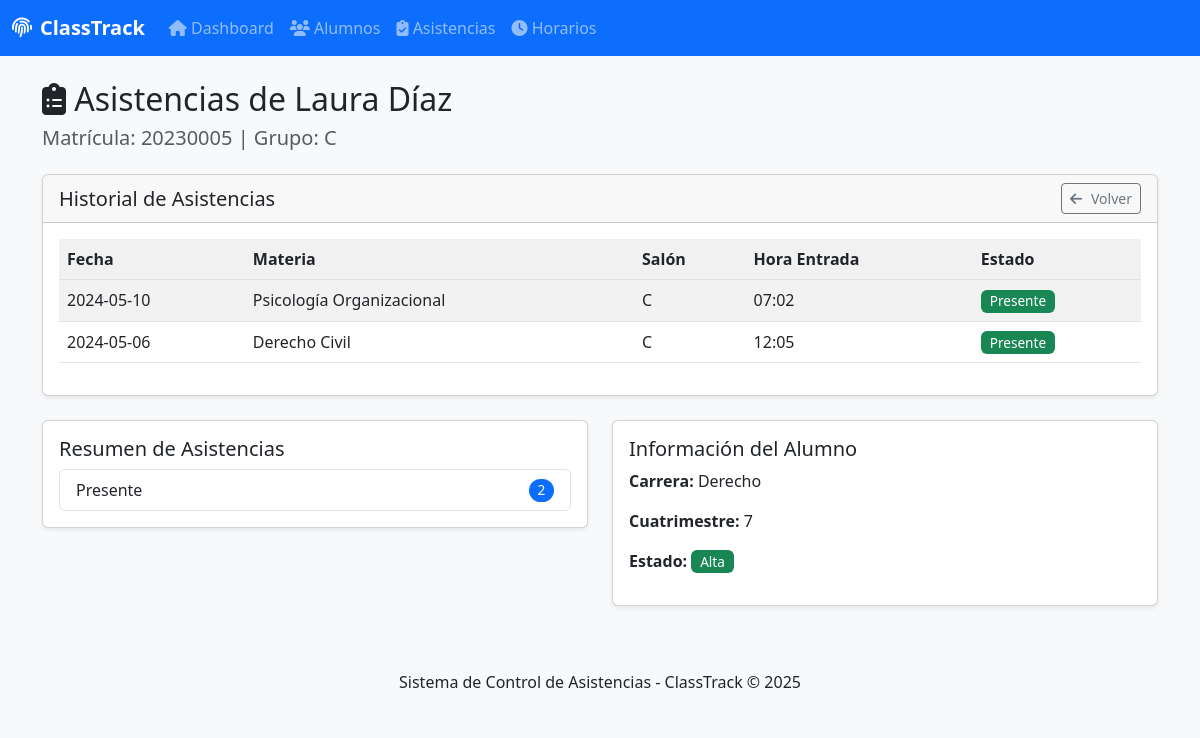
Page /panel-asistencias/alumno_asistencias.php?id=5 on the committed database.
### tables this page shows
CREATE TABLE alumnos (
  id_alumno int(11) NOT NULL,
  nombre varchar(50) NOT NULL,
  apellido_paterno varchar(50) NOT NULL,
  apellido_materno varchar(50) NOT NULL,
  matricula varchar(30) NOT NULL,
  id_huella int(11) NOT NULL,
  carrera varchar(100) NOT NULL,
  cuatrimestre int(11) NOT NULL,
  grupo char(1) NOT NULL,
  correo_institucional varchar(100) NOT NULL,
  correo_personal varchar(100) DEFAULT NULL,
  telefono varchar(20) DEFAULT NULL,
  modalidad enum('Escolarizada','Ejecutiva','Dominical') NOT NULL DEFAULT 'Escolarizada',
  deuda tinyint(1) DEFAULT 0,
  estado enum('Alta','Baja','Indeterminado') DEFAULT 'Alta'
);

CREATE TABLE asistencias (
  id_asistencia int(11) NOT NULL,
  id_alumno int(11) NOT NULL,
  id_materia int(11) NOT NULL,
  id_salon int(11) NOT NULL,
  fecha date NOT NULL,
  hora_entrada time NOT NULL,
  estado_asistencia enum('Presente','Tarde','Ausente') DEFAULT 'Presente'
);

CREATE TABLE materias (
  id_materia int(11) NOT NULL,
  nombre varchar(100) NOT NULL,
  clave varchar(30) NOT NULL
);

CREATE TABLE salones (
  id_salon int(11) NOT NULL,
  nombre char(1) NOT NULL,
  capacidad int(11) NOT NULL
);

### panel-asistencias/alumno_asistencias.php (the view, shortened to what this page needs)
<?php
require_once 'config.php';
require_once 'includes/header.php';
$id_alumno = isset($_GET['id']) ? intval($_GET['id']) : 0;
$alumno = $conn->query("SELECT * FROM alumnos WHERE id_alumno = $id_alumno")->fetch_assoc();
$query = "SELECT a.*, m.nombre as materia, s.nombre as salon
          FROM asistencias a
          JOIN materias m ON a.id_materia = m.id_materia
          JOIN salones s ON a.id_salon = s.id_salon
          WHERE a.id_alumno = $id_alumno
          ORDER BY a.fecha DESC, a.hora_entrada DESC";
$asistencias = $conn->query($query);
?>
<h2><i class="fas fa-clipboard-list"></i> Asistencias de <?= htmlspecialchars($alumno['nombre']) ?> <?= htmlspecialchars($alumno['apellido_paterno']) ?></h2>
<h5 class="text-muted mb-4">Matrícula: <?= htmlspecialchars($alumno['matricula']) ?> | Grupo: <?= htmlspecialchars($alumno['grupo']) ?></h5>
<div class="card mb-4">
    <div class="card-header">
        <div class="row align-items-center">
            <div class="col-md-6">
                <h5 class="mb-0">Historial de Asistencias</h5>
            </div>
            <div class="col-md-6 text-end">
                <a href="alumnos.php" class="btn btn-sm btn-outline-secondary">
                    <i class="fas fa-arrow-left"></i> Volver
                </a>
            </div>
        </div>
    </div>
    <div class="card-body">
        <?php if ($asistencias->num_rows > 0): ?>
            <div class="table-responsive">
                <table class="table table-striped table-hover">
                    <thead>
                        <tr>
                            <th>Fecha</th>
                            <th>Materia</th>
                            <th>Salón</th>
                            <th>Hora Entrada</th>
                            <th>Estado</th>
                        </tr>
                    </thead>
                    <tbody>
                        <?php while ($asistencia = $asistencias->fetch_assoc()): ?>
                            <tr>
                                <td><?= $asistencia['fecha'] ?></td>
                                <td><?= htmlspecialchars($asistencia['materia']) ?></td>
                                <td><?= htmlspecialchars($asistencia['salon']) ?></td>
                                <td><?= substr($asistencia['hora_entrada'], 0, 5) ?></td>
                                <td>
                                    <span class="badge bg-<?=
                                        $asistencia['estado_asistencia'] == 'Presente' ? 'success' :
                                        ($asistencia['estado_asistencia'] == 'Tarde' ? 'warning' : 'danger')
                                    ?>">
                                        <?= $asistencia['estado_asistencia'] ?>
                                    </span>
                                </td>
                            </tr>
                        <?php endwhile; ?>
                    </tbody>
                </table>
            </div>
        <?php else: ?>
            <div class="alert alert-info">
                No se encontraron registros de asistencia para este alumno.
            </div>
        <?php endif; ?>
    </div>
</div>
<div class="row">
    <div class="col-md-6">
        <div class="card">
            <div class="card-body">
                <h5 class="card-title">Resumen de Asistencias</h5>
                <?php
                $resumen = $conn->query("
                    SELECT estado_asistencia, COUNT(*) as total
                    FROM asistencias
                    WHERE id_alumno = $id_alumno
                    GROUP BY estado_asistencia
                ");
                if ($resumen->num_rows > 0): ?>
                    <ul class="list-group">
                        <?php while ($row = $resumen->fetch_assoc()): ?>
                            <li class="list-group-item d-flex justify-content-between align-items-center">
                                <?= $row['estado_asistencia'] ?>
                                <span class="badge bg-primary rounded-pill"><?= $row['total'] ?></span>
                            </li>
                        <?php endwhile; ?>
                    </ul>
                <?php else: ?>
                    <p class="text-muted">No hay datos de asistencia registrados</p>
                <?php endif; ?>
            </div>
        </div>
    </div>
    <div class="col-md-6">
        <div class="card">
            <div class="card-body">
                <h5 class="card-title">Información del Alumno</h5>
                <p><strong>Carrera:</strong> <?= htmlspecialchars($alumno['carrera']) ?></p>
                <p><strong>Cuatrimestre:</strong> <?= $alumno['cuatrimestre'] ?></p>
                <p><strong>Estado:</strong>
                    <span class="badge bg-<?=
                        $alumno['estado'] == 'Alta' ? 'success' :
                        ($alumno['estado'] == 'Baja' ? 'danger' : 'warning')
                    ?>">
                        <?= $alumno['estado'] ?>
                    </span>
                </p>
            </div>
        </div>
    </div>
</div>
<?php require_once 'includes/footer.php'; ?>

### panel-asistencias/css/styles.css (style rules this page uses)
body { background-color: #f8f9fa; }
.card { box-shadow: 0 0.125rem 0.25rem rgba(0, 0, 0, 0.075); }
.table th { background-color: #f1f1f1; }
.badge { font-size: 0.85em; font-weight: 500; }
.btn i { margin-right: 5px; }
.table-responsive { overflow-x: auto; }

### rows in the picture
alumnos: nombre "Laura", apellido_paterno "Díaz", matricula "20230005", grupo "C", carrera "Derecho", cuatrimestre "7", estado "Alta"
asistencias: fecha "2024-05-10", id_materia.nombre "Psicología Organizacional", id_salon.nombre "C", hora_entrada "07:02", estado_asistencia "Presente"
asistencias: fecha "2024-05-06", id_materia.nombre "Derecho Civil", id_salon.nombre "C", hora_entrada "12:05", estado_asistencia "Presente"

### other values in the picture
$row['estado_asistencia'] "Presente"
$row['total'] "2"
